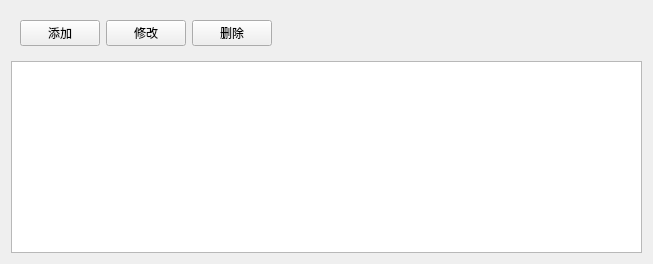
          <widget class="QWidget" name="tab_12">
           <attribute name="icon">
            <iconset resource="main.qrc">
             <normaloff>:/images/genjinchaxun.png</normaloff>:/images/genjinchaxun.png</iconset>
           </attribute>
           <attribute name="title">
            <string>跟进记录</string>
           </attribute>
           <layout class="QGridLayout" name="gridLayout_23">
            <item row="0" column="0">
             <layout class="QVBoxLayout" name="verticalLayout_12">
              <item>
               <widget class="QWidget" name="widget_8" native="true">
                <layout class="QGridLayout" name="gridLayout_24">
                 <item row="0" column="0">
                  <widget class="QPushButton" name="genjin_addPushButton_3">
                   <property name="text">
                    <string>添加</string>
                   </property>
                   <property name="icon">
                    <iconset resource="main.qrc">
                     <normaloff>:/images/add.png</normaloff>:/images/add.png</iconset>
                   </property>
                  </widget>
                 </item>
                 <item row="0" column="1">
                  <widget class="QPushButton" name="genjin_modifyPushButton_3">
                   <property name="text">
                    <string>修改</string>
                   </property>
                   <property name="icon">
                    <iconset resource="main.qrc">
                     <normaloff>:/images/modify.png</normaloff>:/images/modify.png</iconset>
                   </property>
                  </widget>
                 </item>
                 <item row="0" column="2">
                  <widget class="QPushButton" name="genjin_deletePushButton_4">
                   <property name="text">
                    <string>删除</string>
                   </property>
                   <property name="icon">
                    <iconset resource="main.qrc">
                     <normaloff>:/images/delete.png</normaloff>:/images/delete.png</iconset>
                   </property>
                  </widget>
                 </item>
                 <item row="0" column="3">
                  <spacer name="horizontalSpacer_28">
                   <property name="orientation">
                    <enum>Qt::Horizontal</enum>
                   </property>
                   <property name="sizeHint" stdset="0">
                    <size>
                     <width>361</width>
                     <height>20</height>
                    </size>
                   </property>
                  </spacer>
                 </item>
                </layout>
               </widget>
              </item>
              <item>
               <widget class="QTableView" name="genjinTableView_3"/>
              </item>
             </layout>
            </item>
           </layout>
          </widget>
